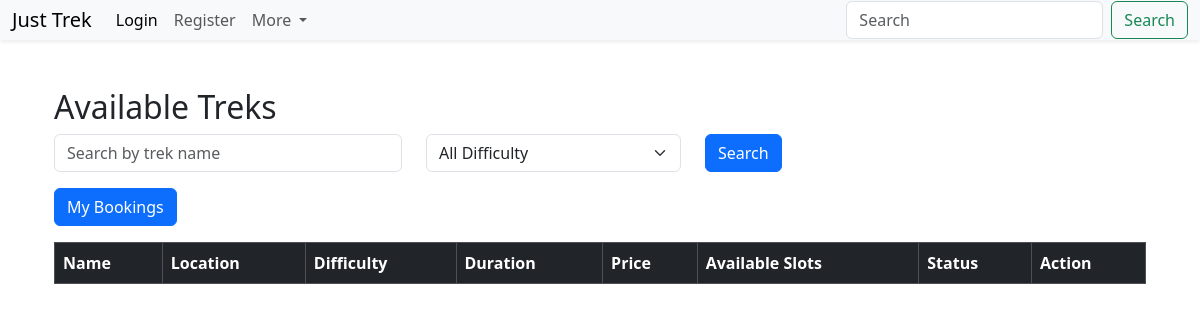
The app's page /user/dashboard (signed in), older data.
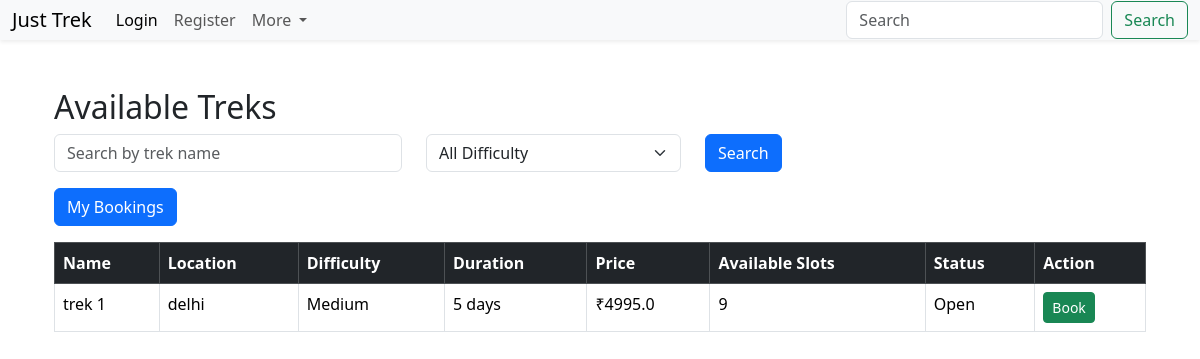
The same page, newer data.
### models.py (models this page shows)
class Trek(db.Model):
    __tablename__ = "treks"
    id = db.Column(db.Integer, primary_key=True)
    name = db.Column(db.String(100), nullable=False)
    location = db.Column(db.String(100), nullable=False)
    difficulty = db.Column(db.String(50), nullable=False)
    duration = db.Column(db.String(50), nullable=False)
    price = db.Column(db.Float, nullable=False)
    available_slots = db.Column(db.Integer, nullable=False)
    status = db.Column(db.String(20), nullable=False, default="open")
    assigned_staff_id = db.Column(db.Integer, db.ForeignKey("users.id"), nullable=True)
    bookings = db.relationship("Booking", backref="trek", lazy=True)

### routes.py (the view)
@main.route("/user/dashboard")
def user_dashboard():
    if session.get("role") != "customer":
        flash("Access Denied!")
        return redirect(url_for("main.login"))
    search = request.args.get("search", "")
    difficulty = request.args.get("difficulty", "")
    treks = Trek.query.filter(Trek.status == "Open")
    if search:
        treks = treks.filter(Trek.name.ilike(f"%{search}%"))
    if difficulty:
        treks = treks.filter(Trek.difficulty == difficulty)
    treks = treks.all()
    return render_template(
        "user/dashboard.html",
        treks=treks
    )

### templates/user/dashboard.html (shortened to what this page needs)
{% extends "base.html" %}
{% block content %}
<div class="container mt-5">
    <h2>Available Treks</h2>
    <form method="GET" action="{{ url_for('main.user_dashboard') }}" class="row mb-3">
        <div class="col-md-4">
            <input
                type="text"
                name="search"
                class="form-control"
                placeholder="Search by trek name">
        </div>
        <div class="col-md-3">
            <select name="difficulty" class="form-select">
                <option value="">All Difficulty</option>
            </select>
        </div>
        <div class="col-md-2">
            <button class="btn btn-primary">
                Search
            </button>
        </div>
    </form>
    <a href="{{ url_for('main.my_bookings') }}"
        class="btn btn-primary mb-3">
            My Bookings
    </a>
    <table class="table table-bordered table-hover">
        <thead class="table-dark">
            <tr>
                <th>Name</th>
                <th>Location</th>
                <th>Difficulty</th>
                <th>Duration</th>
                <th>Price</th>
                <th>Available Slots</th>
                <th>Status</th>
                <th>Action</th>
            </tr>
        </thead>
        <tbody>
        {% for trek in treks %}
            <tr>
                <td>{{ trek.name }}</td>
                <td>{{ trek.location }}</td>
                <td>{{ trek.difficulty }}</td>
                <td>{{ trek.duration }}</td>
                <td>₹{{ trek.price }}</td>
                <td>{{ trek.available_slots }}</td>
                <td>{{ trek.status }}</td>
                <td>
                    <a href="{{ url_for('main.book_trek', trek_id=trek.id) }}"
                       class="btn btn-success btn-sm">
                        Book
                    </a>
                </td>
            </tr>
        {% endfor %}
        </tbody>
    </table>
</div>
{% endblock %}

### templates/base.html (shortened to what this page needs)
<!DOCTYPE html>
<html lang="en">
<head>
    <link href="https://cdn.jsdelivr.net/npm/bootstrap@5.3.8/dist/css/bootstrap.min.css"
          rel="stylesheet">
</head>
<body>
    {% include 'nav-auth.html' %}
    <div class="container mt-4">
        {% block content %}
        {% endblock %}
    </div>
</body>

### templates/nav-auth.html (shortened to what this page needs)
<nav class="navbar navbar-expand-lg bg-body-tertiary shadow-sm">
    <div class="container-fluid">
        <a class="navbar-brand" href="{{ url_for('main.home') }}">
            Just <span class="trek-logo">Trek</span>
        </a>
        <div class="collapse navbar-collapse" id="navbarSupportedContent">
            <ul class="navbar-nav me-auto mb-2 mb-lg-0">
                <li class="nav-item">
                    <a class="nav-link active" href="{{ url_for('main.login') }}">Login</a>
                </li>
                <li class="nav-item">
                    <a class="nav-link" href="{{ url_for('main.register') }}">Register</a>
                </li>
                <li class="nav-item dropdown">
                    <a class="nav-link dropdown-toggle"
                       href="#"
                       role="button"
                       data-bs-toggle="dropdown">
                        More
                    </a>
                </li>
            </ul>
            <form class="d-flex" method="GET" action="{{ url_for('main.search') }}">
                <input class="form-control me-2"
                    type="search"
                    name="query"
                    placeholder="Search">
                <button class="btn btn-outline-success">
                    Search
                </button>
            </form>
        </div>
    </div>
</nav>

### templates/nav-auth.html (style rules this page uses)
.navbar { width: 100%; padding: 0px ; }

Row changes from the older to the newer data that the page shows:
added Trek: name "trek 1", location "delhi", difficulty "Medium", duration "5 days", price "4995.0", available_slots "9", status "Open"
